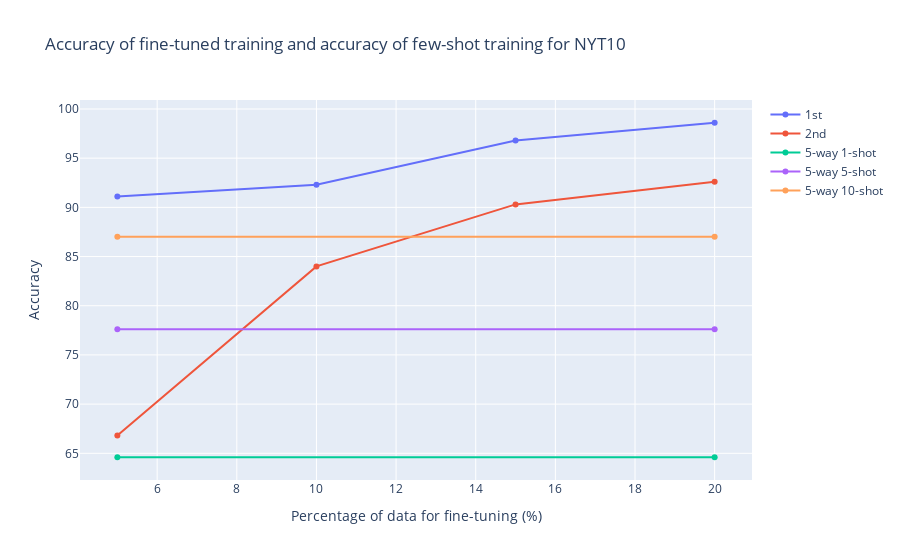

Here is the notebook cell this chart was saved with:
### Code cell
fig = make_subplots()

# Add traces
fig.add_trace(
    go.Scatter(x=[5, 10, 15, 20], y=[91.1, 92.3, 96.8, 98.6], name="1st")
)

fig.add_trace(
    go.Scatter(x=[5, 10, 15, 20], y=[66.8, 84, 90.3, 92.6], name="2nd")
)

fig.add_trace(
    go.Scatter(x=[5, 20], y=[64.6, 64.6], name="5-way 1-shot")
)

fig.add_trace(
    go.Scatter(x=[5, 20], y=[77.6, 77.6], name="5-way 5-shot")
)

fig.add_trace(
    go.Scatter(x=[5, 20], y=[87, 87], name="5-way 10-shot")
)

# Add figure title
fig.update_layout(
    title_text="Accuracy of fine-tuned training and accuracy of few-shot training for NYT10"
)

# Set x-axis title
fig.update_xaxes(title_text="Percentage of data for fine-tuning (%)")

# Set y-axes titles
fig.update_yaxes(title_text="Accuracy", secondary_y=False)

fig.show()

### Figure 1 — Plotly figure (JSON) as saved in the notebook; plotly's stock layout.template omitted (floating-point values rounded to 4 significant figures)
{"data": [{"name": "1st", "type": "scatter", "x": [5, 10, 15, 20], "y": [91.1, 92.3, 96.8, 98.6]}, {"name": "2nd", "type": "scatter", "x": [5, 10, 15, 20], "y": [66.8, 84, 90.3, 92.6]}, {"name": "5-way 1-shot", "type": "scatter", "x": [5, 20], "y": [64.6, 64.6]}, {"name": "5-way 5-shot", "type": "scatter", "x": [5, 20], "y": [77.6, 77.6]}, {"name": "5-way 10-shot", "type": "scatter", "x": [5, 20], "y": [87, 87]}], "layout": {"title": {"text": "Accuracy of fine-tuned training and accuracy of few-shot training for NYT10"}, "xaxis": {"anchor": "y", "domain": [0, 1], "title": {"text": "Percentage of data for fine-tuning (%)"}}, "yaxis": {"anchor": "x", "domain": [0, 1], "title": {"text": "Accuracy"}}}}
